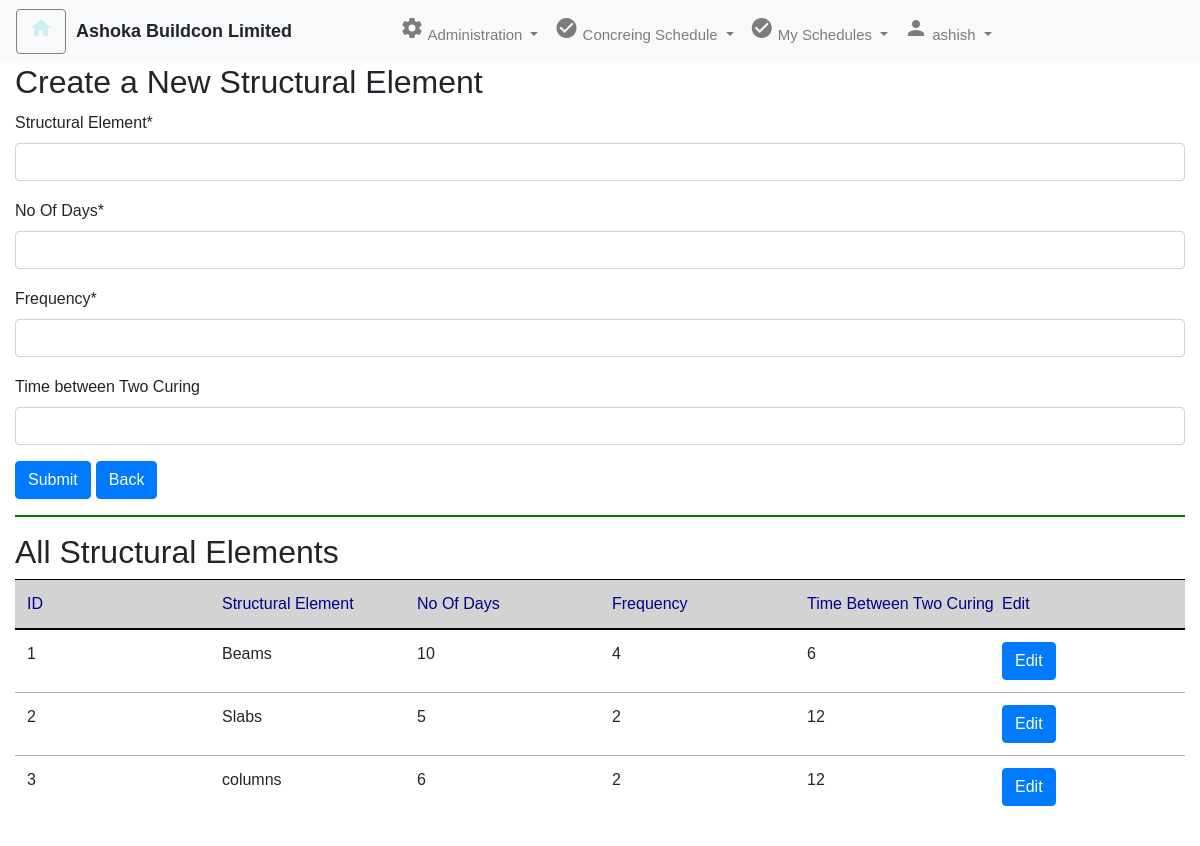
The page /create_structural_element/ (signed in) on the database its author committed.
### curingapp/models.py (models this page shows, shortened)
class CustomUser(AbstractUser):
     User_ID = models.AutoField(primary_key=True)
     username = models.CharField(max_length=100,unique=True)
     Email=models.CharField(max_length=50)
     Contact_no= models.CharField(max_length=15)
     Project=models.ForeignKey(Project_Master, on_delete=models.CASCADE)
     Site=models.ForeignKey(Site_Master, on_delete=models.CASCADE)
     is_user = models.BooleanField(default=False)
     is_Administrator = models.BooleanField(default=False)

class Structural_Element(models.Model):
    Structural_Element_ID = models.AutoField(primary_key=True)
    Structural_Element = models.CharField(max_length=100)
    No_Of_Days=models.IntegerField()
    Frequency=models.IntegerField()
    Time_Bet_TwoCuring=models.IntegerField(null=True,blank=True)

### curingapp/views.py (the view)
# urls.py: path('create_structural_element/', views.create_structural_element, name='create_structural_element'),
def create_structural_element(request):
    structural_elements=Structural_Element.objects.all()
    if request.method == 'POST':
        form = StructuralElementForm(request.POST)
        if form.is_valid():
            form.save()
            return redirect('home')  # Redirect to a success page or another appropriate URL
    else:
        form = StructuralElementForm()
        variables = { 'page_title': 'Ashoka Buildcon Limited',
                  'username': request.user.get_full_name(),
                  'isActive' : request.user.is_authenticated,
                  'isSuperUser' : request.user.is_superuser,
                  'app_title':'Document Inbox',
                  'isForm' : True,
                  'isHomePage' : True,
                  'customer_name' : 'Ashoka Buildcon Limited',
                  'form': form,
                  'structural_elements':structural_elements,
                }
    return render(request, 'curingapp/create_structural_element.html', variables)

### curingapp/forms.py
class StructuralElementForm(forms.ModelForm):
    class Meta:
        model = Structural_Element
        fields = ['Structural_Element', 'No_Of_Days', 'Frequency', 'Time_Bet_TwoCuring']
        labels = {
            'Time_Bet_TwoCuring': 'Time between Two Curing',
        }

### curingapp/templates/curingapp/create_structural_element.html (shortened to what this page needs)
{% extends "curingapp/base.html" %}
{% load crispy_forms_tags %}
{% block formcontent %}
<h2>Create a New Structural Element</h2>
<form method="post">
  {{ form | crispy}}
  <button class="btn btn-primary" type="submit">Submit</button>
  <a href="{% url 'home' %}" class="btn btn-primary">Back</a>
</form>
<hr>
<h2>All Structural Elements</h2>
<table class="table">
  <thead>
    <tr>
      <th>ID</th>
      <th>Structural Element</th>
      <th>No Of Days</th>
      <th>Frequency</th>
      <th>Time Between Two Curing</th>
      <th>Edit</th>
    </tr>
  </thead>
  <tbody>
    {% for element in structural_elements %}
    <tr>
      <td>{{ element.Structural_Element_ID }}</td>
      <td>{{ element.Structural_Element }}</td>
      <td>{{ element.No_Of_Days }}</td>
      <td>{{ element.Frequency }}</td>
      <td>{{ element.Time_Bet_TwoCuring }}</td>
      <td><a href="{% url 'edit_structural_element' element.Structural_Element_ID %}" class="btn btn-primary">Edit</a>
      </td>
    </tr>
    {% endfor %}
  </tbody>
</table>
{% endblock %}

### curingapp/templates/curingapp/base.html (shortened to what this page needs)
{% load static %}
<!DOCTYPE html>
<html>
<head>
    <link rel="stylesheet" href="https://maxcdn.bootstrapcdn.com/bootstrap/4.5.2/css/bootstrap.min.css">
    <link rel="stylesheet" href="{% static 'curingapp/css/styles.css' %}" type="text/css">
    <link rel="stylesheet" href="{% static 'curingapp/css/custom.css' %}" type="text/css">
</head>
<body>
    {% if isActive %}
    <nav class="navbar navbar-expand-md navbar-light bg-light">
        <div class="float-right" id="usercmds">
            <a class="btn glyphicon glyphicon-home" href="{% url 'home' %}" title="Home">
                <i class="material-icons">home</i> </a>
        </div>
        <span style="margin-left:10px;margin-right:100px;" class="companyname"><b>{{ customer_name }}</b></span>
        <div class="collapse navbar-collapse" id="collapse_target">
            <ul class="navbar-nav">
                <li class="nav-item dropdown">
                    <a class="nav-link dropdown-toggle" data-toggle="dropdown" dropdown_target="dropdown_target"
                        href="#">
                        <i class="material-icons">settings</i> Administration
                    </a>
                </li>
                <li class="nav-item dropdown">
                    <a class="nav-link dropdown-toggle" data-toggle="dropdown" dropdown_target="dropdown_target"
                        href="#">
                        <i class="material-icons">check_circle</i> Concreing Schedule
                    </a>
                </li>
                <li class="nav-item dropdown">
                    <a class="nav-link dropdown-toggle" data-toggle="dropdown" dropdown_target="dropdown_target"
                        href="#">
                        <i class="material-icons">check_circle</i> My Schedules
                    </a>
                </li>
                <ul class="navbar-nav ml-auto">
                    <li class="nav-item dropdown">
                        <a class="nav-link dropdown-toggle" data-toggle="dropdown" dropdown_target="dropdown_target"
                            href="#">
                            <i class="material-icons">person</i>
                            {{request.user.username}}
                        </a>
                    </li>
                </ul>
        </div>
    </nav>
    <div class="shadow-lg container-fluid">
        {% block formcontent %}
        {% endblock %}
        <br>
    </div>
    {% else %}
    {% block content %}
    {% endblock %}
    {% endif %}
</body>
</html>

### curingapp/static/checkapp/css/styles.css (style rules this page uses)
#usercmds a { border: thin gray solid; font-size: 15px; color: #cdeef1; float: right; }
.navbar-nav { font-size: 15px; }
table { width: 100%; table-layout: fixed; }
th, td { word-wrap: break-word; max-width: 200px; }

### curingapp/static/checkapp/css/custom.css (style rules this page uses)
table { width: 100%; table-layout: fixed; }
th, td { word-wrap: break-word; max-width: 200px; }

### curingapp/templates/curingapp/base.html (style rules this page uses)
th { white-space: nowrap; text-align: left; background-color: lightgray; font-size: medium; font-weight: normal; border-color: black !important; color: darkblue !important; }
td { white-space: nowrap; text-align: left; font-size: medium; font-weight: lighter; border-color: darkgray !important; }
input { font-size: medium !important; }
button { font-size: medium !important; }
label { font-size: medium !important; }
#usercmds a { border: thin gray solid; font-size: 15px; color: #cdeef1; float: right; }
.navbar-nav { font-size: 15px; }
table { width: 100%; table-layout: fixed; }
th, td { word-wrap: break-word; max-width: 200px; }
hr { height: 1px; background-color: green; }
body { font-family: Arial, sans-serif; font-size: 18px; }

### rows shown on the page
CustomUser: user.username "ashish"
Structural_Element: Structural_Element_ID "1", Structural_Element "Beams", No_Of_Days "10", Frequency "4", Time_Bet_TwoCuring "6"
Structural_Element: Structural_Element_ID "2", Structural_Element "Slabs", No_Of_Days "5", Frequency "2", Time_Bet_TwoCuring "12"
Structural_Element: Structural_Element_ID "3", Structural_Element "columns", No_Of_Days "6", Frequency "2", Time_Bet_TwoCuring "12"

### other values the page prints
{{ customer_name }} "Ashoka Buildcon Limited"
